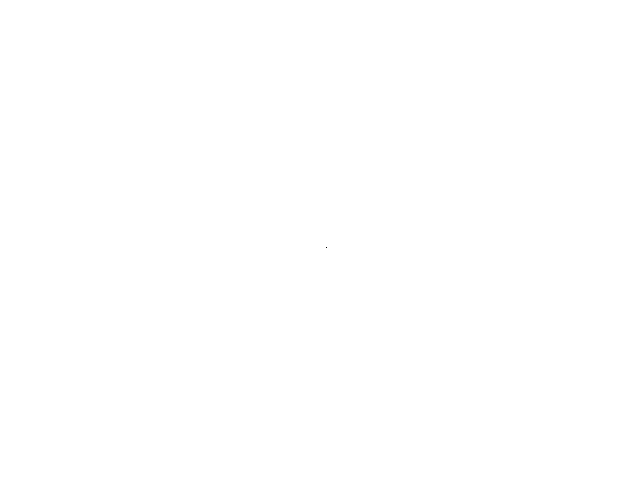
Frame 1 (no input)
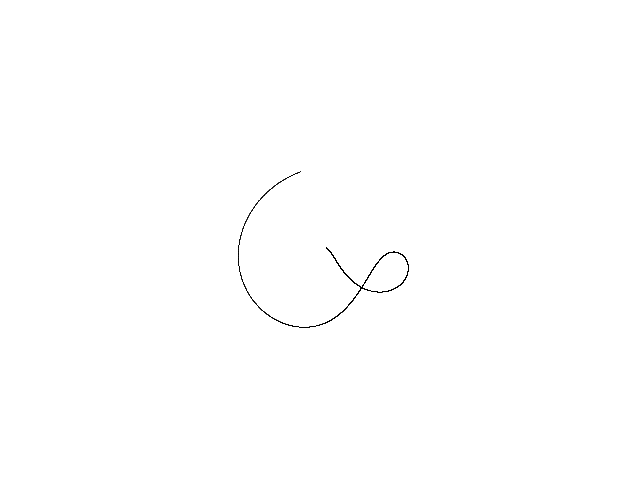
Frame 60 (the mouse pressed at the canvas centre just before this capture)
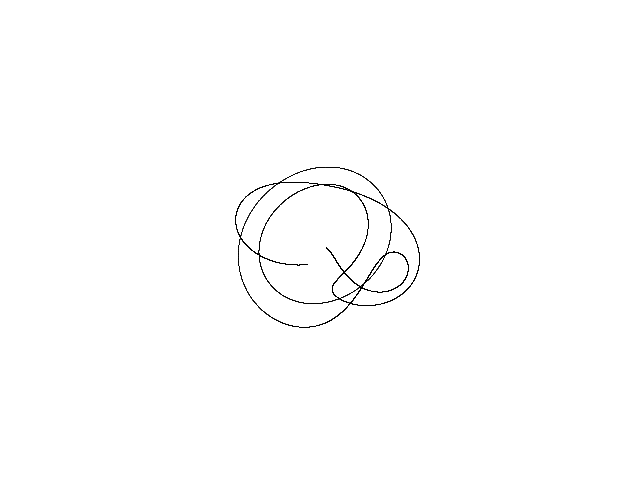
Frame 120 (the mouse held since frame 60 and released just before this capture)

The Processing sketch that drew these frames (run headless with seeded random() and noise(); from frame 60 on, the mouse is pressed at the canvas centre):

// Processing sketch: Hyperchaotic_Qi
// ── Hyperchaotic_Qi.pde
// Qi hyperchaotic attractor //

  float x = 10.0;
  float y = 15.0;
  float z = 20.0;
  float w = 22.0;
  float dt = 0.00002;
  float a = 50.0;
  float b = 24.0;
  float c = 13.0;
  float d = 8.0;
  float e = 33.0;
  float f = 30.0;


void setup() {
  
  size(640, 480);
  background(255);
  
}

void draw() {
  
  for (int i=0; i<100; i++) {
    
    float nx = x;
    float ny = y;
    float nz = z;
    float nw = w;
    
    x = nx + dt * (a * (ny - nx) + ny * nz);
    y = ny + dt * (b * (nx + ny) - nx * nz);
    z = nz + dt * (-c * nz - e * nw + nx * ny);
    w = nw + dt * (-d * nw + f * nz + nx * ny);
    
    point(320 + (0.6 * x), 240 + (0.5 * y));
        
  }

}
